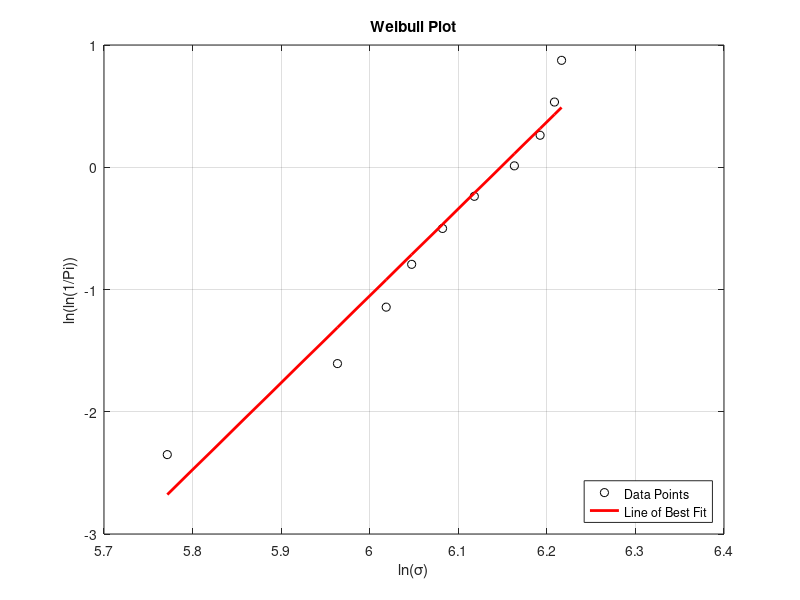

Source code (MATLAB):
close all; clear; clc;
values = [321 389 411 423 438 454 475 489 497 501];
N = size(values,2);
i = 1:N;
P = (N + 1 - i)./(N + 1);

x = log(values);
y = log(log(1./P));

coefficients = polyfit(x,y,1);
m = coefficients(1);
c = coefficients(2);
yfit = polyval(coefficients, x);
sigma0 = exp(-c/m);

plot(x, y, 'ko');
hold on;
plot(x, yfit, 'r-', 'LineWidth', 2);
grid on;
xlabel('ln(\sigma)');
ylabel('ln(ln(1/Pi))');
title('Weibull Plot');
legend('Data Points', 'Line of Best Fit', 'Location', 'SouthEast');
